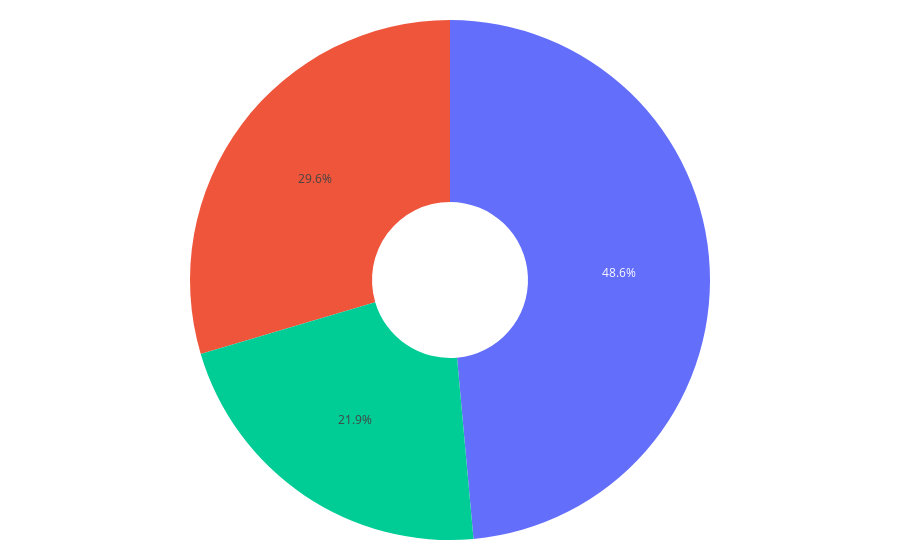

Notebook source saved alongside this figure:
### Code cell
labels = df_pie['Tipo']
values = df_pie['investido']

# Use `hole` to create a donut-like pie chart
fig = go.Figure(data=[go.Pie(labels=labels, values=values, hole=.3)])

fig.update_layout(
    showlegend=False, 
    margin=dict(l=20, r=20, t=20, b=20), 
    template='plotly_white', 
)

fig.show()

### Figure 1 — Plotly figure (JSON) as saved in the notebook; plotly's stock layout.template omitted (floating-point values rounded to 4 significant figures)
{"data": [{"hole": 0.3, "labels": ["Ação", "FI", "FII"], "type": "pie", "values": [82150.0, 134800.0, 60670.0]}], "layout": {"margin": {"b": 20, "l": 20, "r": 20, "t": 20}, "showlegend": false}}
